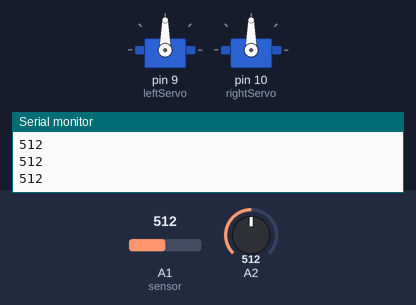
Recording of a sketch running on a simulated Arduino Uno, built with avr-gcc and run on an emulated ATmega328P. On the bench: 2 × servo, the last lines printed to the serial monitor. The test bench sets the inputs (shaded band); at power-on: A1 (sensor) = 512, A2 = 512.

Above: at 2.8 s.
2.9 s: A1 (sensor) set to 917
4.4 s: A1 (sensor) set to 949
At 5.4 s:
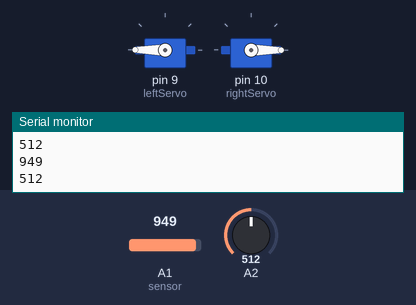
6.5 s: A1 (sensor) set to 889
8.0 s: A1 (sensor) set to 868
At 8.9 s:
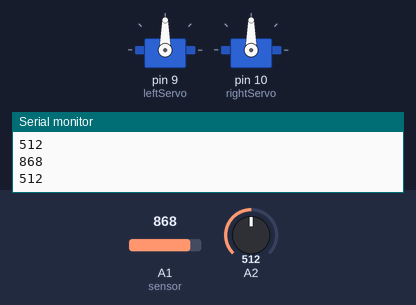
9.5 s: A1 (sensor) set to 940
At 11.2 s:
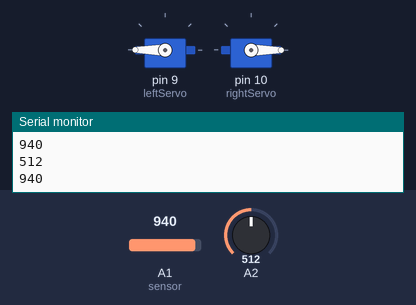
Timing chart, 0 to 12.5 s (numbered marks = the images above; inputs shaded):
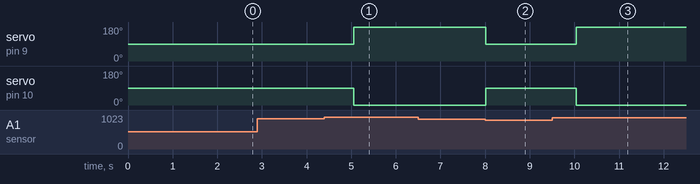

The sketch:

BrightonBurg_machine_Attract_and_Repulse.ino
```cpp
#include "Servo.h"

enum State_enum {STOP, FORWARD};
enum Sensors_enum {NONE, SENSOR_RIGHT, SENSOR_LEFT, BOTH};

static Sensors_enum sensors;
static State_enum state;

void motors_stop();
void motors_forward();


int leftSensor;
int rightSensor;
Servo leftServo;
Servo rightServo;

void setup()
{
  Serial.begin(9600);
  leftServo.attach(9);
  rightServo.attach(10);
}

void loop()
{
  state_machine_run(sensors);

  leftSensor = analogRead(A1); // Set the pins to your sensor pin
  rightSensor = analogRead(A2);
  Serial.println(leftSensor);
  Serial.println(rightSensor);
  if (leftSensor > 930) //Values are arbitrary - adjust for your sensors
  {
    sensors = SENSOR_LEFT;
  }
  if (rightSensor > 930)
  {
    sensors = SENSOR_RIGHT;
  }
  if (rightSensor > 930 && leftSensor > 930)
  {
    sensors = BOTH;
  }
  if (rightSensor < 880 && leftSensor < 880)
  {
    sensors = NONE;
  }

  delay(10);
}

void state_machine_run(uint8_t sensors) //base code that should avoid light
{
  switch(state)
  {
    case STOP:
      if(sensors != NONE){
        motors_forward();
        state = FORWARD;
      }
      else{
        motors_stop();

      }
      break;

    case FORWARD:
      if(sensors == NONE){
        motors_stop();
        state = STOP;
      }
      break;


  }
}

void motors_stop()
{
  //code for stopping motors
  leftServo.write(90);
  rightServo.write(90);
  delay(1000);
}

void motors_forward()
{
  //code for driving forward
  leftServo.write(180);
  rightServo.write(0);
  delay(1000);
}
```

Measured:
- the behaviour switches between 930 and 931 on A1 (sensor) (found by bisection; images 0 and 1)
- the behaviour switches between 880 and 879 on A1 (sensor) (found by bisection; images 1 and 2)
- after the input at 4.4 s, servo on pin 9 (leftServo): 90° → 180° after 0.65 s; servo on pin 10 (rightServo): 90° → 0° after 0.65 s
- after the input at 8.0 s, servo on pin 9 (leftServo): 180° → 90° at once; servo on pin 10 (rightServo): 0° → 90° at once
- after the input at 9.5 s, servo on pin 9 (leftServo): 90° → 180° after 0.54 s; servo on pin 10 (rightServo): 90° → 0° after 0.54 s
